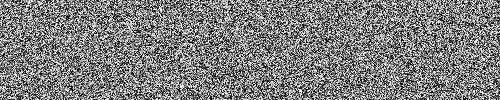
#> input picture temp/random0.jpg, 500 x 100 px, found by its file name
$ python cv2Test.py
#> lines starting #> are read from the running program, lines starting #| are printed output that depends on the picture
# 导入所需的库
import numpy as np
import cv2
import matplotlib.pyplot as plt

# 将两个输入图像读取为灰度图像
img1 = cv2.imread('./random0.jpg',0)
#> img1 is the input picture: shape (100, 500); min 0, max 255, mean 126.8
img2 = cv2.imread('./random1.jpg',0)
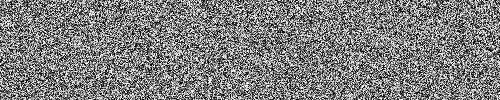
#> input picture temp/random1.jpg, 500 x 100 px, found by its file name
#> img2 is the input picture: shape (100, 500); min 0, max 255, mean 126.7

# 初始化 SIFT 检测器
sift = cv2.SIFT_create()

# 检测和计算具有 SIFT 的关键点和描述符
kp1, des1 = sift.detectAndCompute(img1,None)
#> kp1 = 236 keypoints; strongest (x, y, size): (300, 90, 1.9), (300, 88, 1.9), (484, 68, 2), (41, 74, 1.9)
kp2, des2 = sift.detectAndCompute(img2,None)
#> kp2 = 202 keypoints; strongest (x, y, size): (435, 5, 2.1), (247, 73, 2), (296, 55, 2), (439, 18, 1.9)

# 创建 BFMatcher 对象
bf = cv2.BFMatcher()

# 匹配描述符。
matches = bf.match(des1,des2)
#> matches = 236 matches

# 基于距离对匹配项进行排序
matches = sorted(matches, key=lambda val: val.distance)

# 绘制前50个匹配项。
out = cv2.drawMatches(img1, kp1, img2, kp2, matches[:50], None, flags=2)
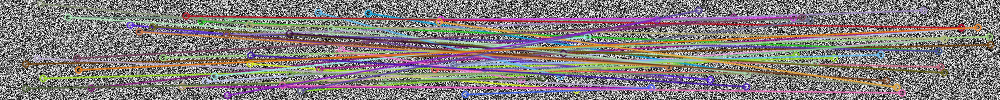
#> out: shape (100, 1000, 3); mean of channels 0, 1, 2 125.2, 126, 133.2; drawn as B, G, R
plt.imshow(out), plt.show()
